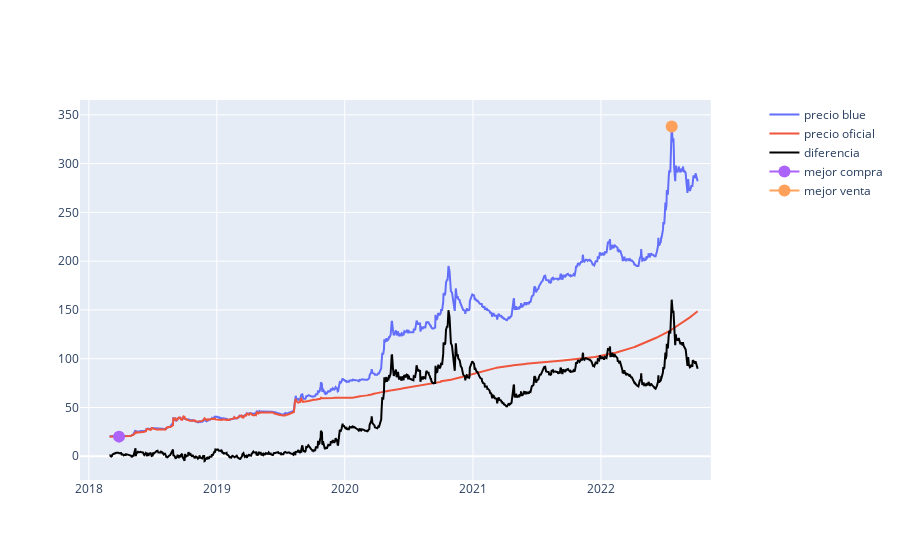

The cell this chart's notebook holds for it:
### Code cell
fig = make_subplots(specs=[[{"secondary_y": True}]])
fig.add_trace(go.Scatter(x=compra_venta['fecha'],y=compra_venta['precio_blue'],name='precio blue'))
fig.add_trace(go.Scatter(x=compra_venta['fecha'],y=compra_venta['precio_oficial'],name='precio oficial'))
fig.add_trace(go.Scatter(x=compra_venta['fecha'],y=compra_venta['diferencia'],name='diferencia',line=dict(color='black',width=2)))
fig.add_trace(go.Scatter(x=minprecio['fecha'],y=minprecio['precio'],marker=dict(size=12),name='mejor compra'))
fig.add_trace(go.Scatter(x=maxprecio['fecha'],y=maxprecio['precio'],marker=dict(size=12),name='mejor venta'))
fig.show()

### Figure 1 — Plotly figure (JSON) as saved in the notebook; plotly's stock layout.template omitted (floating-point values rounded to 4 significant figures; data arrays with more than 128 entries replaced by an {"elided": "..."} marker saying what was removed)
{"data": [{"name": "precio blue", "type": "scatter", "x": {"elided": "1114 str values"}, "y": {"elided": "1114 float values"}}, {"name": "precio oficial", "type": "scatter", "x": {"elided": "1114 str values"}, "y": {"elided": "1114 float values"}}, {"line": {"color": "black", "width": 2}, "name": "diferencia", "type": "scatter", "x": {"elided": "1114 str values"}, "y": {"elided": "1114 float values"}}, {"marker": {"size": 12}, "name": "mejor compra", "type": "scatter", "x": ["2018-03-28"], "y": [20.14]}, {"marker": {"size": 12}, "name": "mejor venta", "type": "scatter", "x": ["2022-07-22"], "y": [338]}], "layout": {"xaxis": {"anchor": "y", "domain": [0, 0.94]}, "yaxis": {"anchor": "x", "domain": [0, 1]}, "yaxis2": {"anchor": "x", "overlaying": "y", "side": "right"}}}
